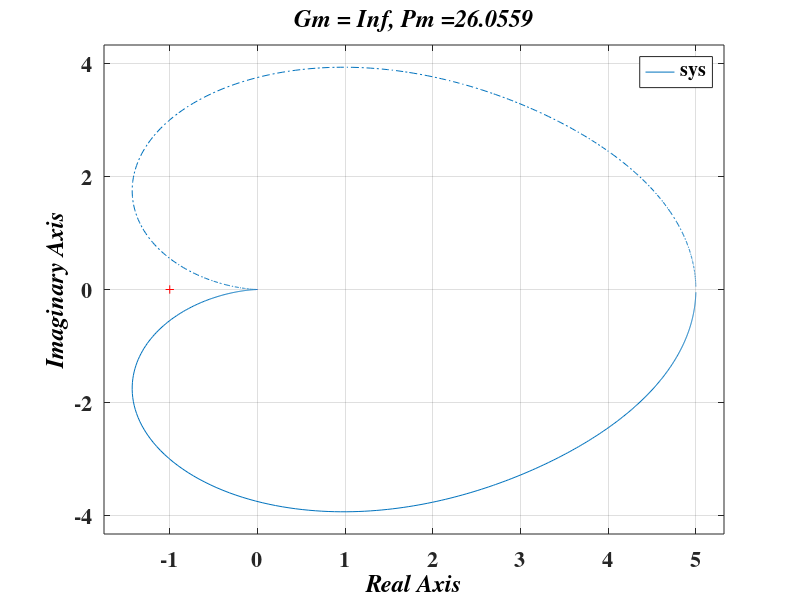

The MATLAB source for this figure:
% Remotely Controlled Vehicle
% Nyquist plot for K= .10

numgc=10*[1 2];
dengc=[1 1];
sysgc=tf(numgc,dengc);
numg=[1];
deng=[1 2 4];
sysg=tf(numg,deng);
sys=series(sysgc,sysg);
[Gm,Pm,Wcg,Wcp]=margin(sys);
nyquist(sys);
T=title(['Gm = ',num2str(Gm),', Pm =', num2str(Pm)])


X=xlabel('Real Axis');
Y=ylabel('Imaginary Axis');
set([X,Y,T],'FontName','times','FontSize',14,'FontAngle','Italic','Color','black','FontWeight','bold')
set(findall(gcf,'type','axes'),'fontsize',16,'Fontname','Times','fontWeight','bold');